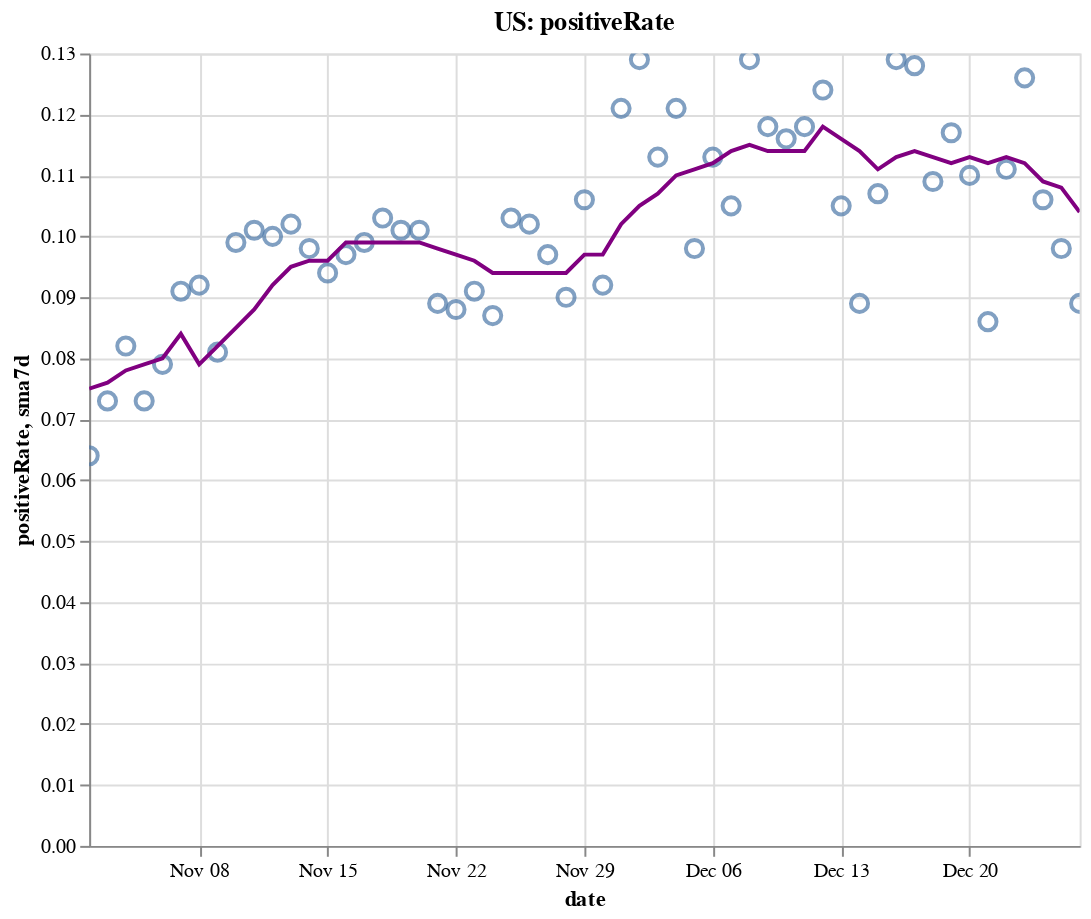

Source (notebook cell):
### Code cell
create_plot(us, 'positiveRate')

### Figure 1 — Vega-Lite specification as saved in the notebook (floating-point values rounded to 4 significant figures)
{"config": {"view": {"continuousWidth": 400, "continuousHeight": 300}}, "layer": [{"layer": [{"mark": {"type": "point", "size": 75}, "encoding": {"tooltip": [{"type": "temporal", "field": "date"}, {"type": "quantitative", "field": "positiveRate"}, {"type": "quantitative", "field": "sma7d"}], "x": {"type": "temporal", "field": "date"}, "y": {"type": "quantitative", "field": "positiveRate"}}, "selection": {"selector004": {"type": "interval", "bind": "scales", "encodings": ["x", "y"]}}}, {"mark": {"type": "line", "color": "purple"}, "encoding": {"x": {"type": "temporal", "field": "date"}, "y": {"type": "quantitative", "field": "sma7d"}}}]}, {"mark": {"type": "rule", "color": "#aaa"}, "encoding": {"x": {"type": "temporal", "field": "date"}}, "transform": [{"filter": {"selection": "selector003"}}]}, {"mark": "circle", "encoding": {"opacity": {"condition": {"value": 1, "selection": "selector003"}, "value": 0}, "tooltip": [{"type": "temporal", "field": "date"}, {"type": "quantitative", "field": "positiveRate"}, {"type": "quantitative", "field": "sma7d"}], "x": {"type": "temporal", "field": "date"}, "y": {"type": "quantitative", "field": "positiveRate"}}, "selection": {"selector003": {"type": "single", "encodings": ["x"], "on": "mouseover", "nearest": true, "empty": "none"}}}, {"mark": {"type": "text", "align": "left", "dx": 5, "dy": -5, "stroke": "white", "strokeWidth": 2}, "encoding": {"text": {"type": "quantitative", "field": "positiveRate"}, "tooltip": [{"type": "temporal", "field": "date"}, {"type": "quantitative", "field": "positiveRate"}, {"type": "quantitative", "field": "sma7d"}], "x": {"type": "temporal", "field": "date"}, "y": {"type": "quantitative", "field": "positiveRate"}}, "transform": [{"filter": {"selection": "selector003"}}]}, {"mark": {"type": "text", "align": "left", "dx": 5, "dy": -5}, "encoding": {"text": {"type": "quantitative", "field": "positiveRate"}, "tooltip": [{"type": "temporal", "field": "date"}, {"type": "quantitative", "field": "positiveRate"}, {"type": "quantitative", "field": "sma7d"}], "x": {"type": "temporal", "field": "date"}, "y": {"type": "quantitative", "field": "positiveRate"}}, "transform": [{"filter": {"selection": "selector003"}}]}], "data": {"name": "data-92b24622cd97f681edde7f0515413c22"}, "height": 400, "title": "US: positiveRate", "width": 500, "$schema": "https://vega.github.io/schema/vega-lite/v4.8.1.json", "datasets": {"data-92b24622cd97f681edde7f0515413c22": [{"date": "2020-11-02T00:00:00", "totalTestResultsIncrease": 1290000.0, "positiveIncrease": 83070.0, "death": 223500.0, "deathIncrease": 474.0, "positiveRate": 0.064, "state": "US", "sma7d": 0.075}, {"date": "2020-11-03T00:00:00", "totalTestResultsIncrease": 1219000.0, "positiveIncrease": 89370.0, "death": 225000.0, "deathIncrease": 1525.0, "positiveRate": 0.073, "state": "US", "sma7d": 0.076}, {"date": "2020-11-04T00:00:00", "totalTestResultsIncrease": 1278000.0, "positiveIncrease": 104600.0, "death": 226200.0, "deathIncrease": 1126.0, "positiveRate": 0.082, "state": "US", "sma7d": 0.078}, {"date": "2020-11-05T00:00:00", "totalTestResultsIncrease": 1611000.0, "positiveIncrease": 118200.0, "death": 227300.0, "deathIncrease": 1155.0, "positiveRate": 0.073, "state": "US", "sma7d": 0.079}, {"date": "2020-11-06T00:00:00", "totalTestResultsIncrease": 1619000.0, "positiveIncrease": 128300.0, "death": 228500.0, "deathIncrease": 1186.0, "positiveRate": 0.079, "state": "US", "sma7d": 0.08}, {"date": "2020-11-07T00:00:00", "totalTestResultsIncrease": 1448000.0, "positiveIncrease": 131200.0, "death": 229600.0, "deathIncrease": 1132.0, "positiveRate": 0.091, "state": "US", "sma7d": 0.084}, {"date": "2020-11-08T00:00:00", "totalTestResultsIncrease": 1219000.0, "positiveIncrease": 111700.0, "death": 230100.0, "deathIncrease": 501.0, "positiveRate": 0.092, "state": "US", "sma7d": 0.079}, {"date": "2020-11-09T00:00:00", "totalTestResultsIncrease": 1446000.0, "positiveIncrease": 117600.0, "death": 230700.0, "deathIncrease": 580.0, "positiveRate": 0.081, "state": "US", "sma7d": 0.082}, {"date": "2020-11-10T00:00:00", "totalTestResultsIncrease": 1344000.0, "positiveIncrease": 132500.0, "death": 232100.0, "deathIncrease": 1357.0, "positiveRate": 0.099, "state": "US", "sma7d": 0.085}, {"date": "2020-11-11T00:00:00", "totalTestResultsIncrease": 1462000.0, "positiveIncrease": 148200.0, "death": 233700.0, "deathIncrease": 1579.0, "positiveRate": 0.101, "state": "US", "sma7d": 0.088}, {"date": "2020-11-12T00:00:00", "totalTestResultsIncrease": 1569000.0, "positiveIncrease": 156600.0, "death": 234800.0, "deathIncrease": 1111.0, "positiveRate": 0.1, "state": "US", "sma7d": 0.092}, {"date": "2020-11-13T00:00:00", "totalTestResultsIncrease": 1705000.0, "positiveIncrease": 173300.0, "death": 236100.0, "deathIncrease": 1304.0, "positiveRate": 0.102, "state": "US", "sma7d": 0.095}, {"date": "2020-11-14T00:00:00", "totalTestResultsIncrease": 1704000.0, "positiveIncrease": 166600.0, "death": 237400.0, "deathIncrease": 1352.0, "positiveRate": 0.098, "state": "US", "sma7d": 0.096}, {"date": "2020-11-15T00:00:00", "totalTestResultsIncrease": 1552000.0, "positiveIncrease": 146200.0, "death": 238100.0, "deathIncrease": 708.0, "positiveRate": 0.094, "state": "US", "sma7d": 0.096}, {"date": "2020-11-16T00:00:00", "totalTestResultsIncrease": 1529000.0, "positiveIncrease": 149100.0, "death": 238700.0, "deathIncrease": 609.0, "positiveRate": 0.097, "state": "US", "sma7d": 0.099}, {"date": "2020-11-17T00:00:00", "totalTestResultsIncrease": 1603000.0, "positiveIncrease": 158500.0, "death": 240300.0, "deathIncrease": 1562.0, "positiveRate": 0.099, "state": "US", "sma7d": 0.099}, {"date": "2020-11-18T00:00:00", "totalTestResultsIncrease": 1618000.0, "positiveIncrease": 167000.0, "death": 242200.0, "deathIncrease": 1882.0, "positiveRate": 0.103, "state": "US", "sma7d": 0.099}, {"date": "2020-11-19T00:00:00", "totalTestResultsIncrease": 1848000.0, "positiveIncrease": 186600.0, "death": 244200.0, "deathIncrease": 2020.0, "positiveRate": 0.101, "state": "US", "sma7d": 0.099}, {"date": "2020-11-20T00:00:00", "totalTestResultsIncrease": 1946000.0, "positiveIncrease": 195900.0, "death": 246100.0, "deathIncrease": 1894.0, "positiveRate": 0.101, "state": "US", "sma7d": 0.099}, {"date": "2020-11-21T00:00:00", "totalTestResultsIncrease": 2047000.0, "positiveIncrease": 182800.0, "death": 247600.0, "deathIncrease": 1554.0, "positiveRate": 0.089, "state": "US", "sma7d": 0.098}, {"date": "2020-11-22T00:00:00", "totalTestResultsIncrease": 1752000.0, "positiveIncrease": 153400.0, "death": 248600.0, "deathIncrease": 917.0, "positiveRate": 0.088, "state": "US", "sma7d": 0.097}, {"date": "2020-11-23T00:00:00", "totalTestResultsIncrease": 1693000.0, "positiveIncrease": 153800.0, "death": 249400.0, "deathIncrease": 858.0, "positiveRate": 0.091, "state": "US", "sma7d": 0.096}, {"date": "2020-11-24T00:00:00", "totalTestResultsIncrease": 1882000.0, "positiveIncrease": 164400.0, "death": 251500.0, "deathIncrease": 2106.0, "positiveRate": 0.087, "state": "US", "sma7d": 0.094}, {"date": "2020-11-25T00:00:00", "totalTestResultsIncrease": 1824000.0, "positiveIncrease": 187100.0, "death": 253800.0, "deathIncrease": 2280.0, "positiveRate": 0.103, "state": "US", "sma7d": 0.094}, {"date": "2020-11-26T00:00:00", "totalTestResultsIncrease": 1267000.0, "positiveIncrease": 128700.0, "death": 255200.0, "deathIncrease": 1387.0, "positiveRate": 0.102, "state": "US", "sma7d": 0.094}, {"date": "2020-11-27T00:00:00", "totalTestResultsIncrease": 2032000.0, "positiveIncrease": 197200.0, "death": 256600.0, "deathIncrease": 1392.0, "positiveRate": 0.097, "state": "US", "sma7d": 0.094}, {"date": "2020-11-28T00:00:00", "totalTestResultsIncrease": 1673000.0, "positiveIncrease": 151200.0, "death": 257800.0, "deathIncrease": 1251.0, "positiveRate": 0.09, "state": "US", "sma7d": 0.094}, {"date": "2020-11-29T00:00:00", "totalTestResultsIncrease": 1285000.0, "positiveIncrease": 136200.0, "death": 258700.0, "deathIncrease": 823.0, "positiveRate": 0.106, "state": "US", "sma7d": 0.097}, {"date": "2020-11-30T00:00:00", "totalTestResultsIncrease": 1606000.0, "positiveIncrease": 148600.0, "death": 259700.0, "deathIncrease": 1035.0, "positiveRate": 0.092, "state": "US", "sma7d": 0.097}, {"date": "2020-12-01T00:00:00", "totalTestResultsIncrease": 1471000.0, "positiveIncrease": 178200.0, "death": 262200.0, "deathIncrease": 2506.0, "positiveRate": 0.121, "state": "US", "sma7d": 0.102}, {"date": "2020-12-02T00:00:00", "totalTestResultsIncrease": 1556000.0, "positiveIncrease": 201200.0, "death": 265000.0, "deathIncrease": 2804.0, "positiveRate": 0.129, "state": "US", "sma7d": 0.105}, {"date": "2020-12-03T00:00:00", "totalTestResultsIncrease": 1894000.0, "positiveIncrease": 213600.0, "death": 267800.0, "deathIncrease": 2825.0, "positiveRate": 0.113, "state": "US", "sma7d": 0.107}, {"date": "2020-12-04T00:00:00", "totalTestResultsIncrease": 1901000.0, "positiveIncrease": 229200.0, "death": 270400.0, "deathIncrease": 2573.0, "positiveRate": 0.121, "state": "US", "sma7d": 0.11}, {"date": "2020-12-05T00:00:00", "totalTestResultsIncrease": 2210000.0, "positiveIncrease": 216700.0, "death": 272900.0, "deathIncrease": 2480.0, "positiveRate": 0.098, "state": "US", "sma7d": 0.111}, {"date": "2020-12-06T00:00:00", "totalTestResultsIncrease": 1600000.0, "positiveIncrease": 181200.0, "death": 274000.0, "deathIncrease": 1145.0, "positiveRate": 0.113, "state": "US", "sma7d": 0.112}, {"date": "2020-12-07T00:00:00", "totalTestResultsIncrease": 1718000.0, "positiveIncrease": 180900.0, "death": 275300.0, "deathIncrease": 1297.0, "positiveRate": 0.105, "state": "US", "sma7d": 0.114}, {"date": "2020-12-08T00:00:00", "totalTestResultsIncrease": 1672000.0, "positiveIncrease": 215100.0, "death": 278000.0, "deathIncrease": 2703.0, "positiveRate": 0.129, "state": "US", "sma7d": 0.115}, {"date": "2020-12-09T00:00:00", "totalTestResultsIncrease": 1811000.0, "positiveIncrease": 214200.0, "death": 281200.0, "deathIncrease": 3164.0, "positiveRate": 0.118, "state": "US", "sma7d": 0.114}, {"date": "2020-12-10T00:00:00", "totalTestResultsIncrease": 1890000.0, "positiveIncrease": 219000.0, "death": 284300.0, "deathIncrease": 3115.0, "positiveRate": 0.116, "state": "US", "sma7d": 0.114}, {"date": "2020-12-11T00:00:00", "totalTestResultsIncrease": 1990000.0, "positiveIncrease": 234800.0, "death": 287100.0, "deathIncrease": 2749.0, "positiveRate": 0.118, "state": "US", "sma7d": 0.114}, {"date": "2020-12-12T00:00:00", "totalTestResultsIncrease": 1811000.0, "positiveIncrease": 224500.0, "death": 289600.0, "deathIncrease": 2494.0, "positiveRate": 0.124, "state": "US", "sma7d": 0.118}, {"date": "2020-12-13T00:00:00", "totalTestResultsIncrease": 1762000.0, "positiveIncrease": 185800.0, "death": 291000.0, "deathIncrease": 1494.0, "positiveRate": 0.105, "state": "US", "sma7d": 0.116}, {"date": "2020-12-14T00:00:00", "totalTestResultsIncrease": 2159000.0, "positiveIncrease": 192500.0, "death": 292400.0, "deathIncrease": 1358.0, "positiveRate": 0.089, "state": "US", "sma7d": 0.114}, {"date": "2020-12-15T00:00:00", "totalTestResultsIncrease": 1782000.0, "positiveIncrease": 189800.0, "death": 295400.0, "deathIncrease": 2971.0, "positiveRate": 0.107, "state": "US", "sma7d": 0.111}, {"date": "2020-12-16T00:00:00", "totalTestResultsIncrease": 1792000.0, "positiveIncrease": 231700.0, "death": 298800.0, "deathIncrease": 3448.0, "positiveRate": 0.129, "state": "US", "sma7d": 0.113}, {"date": "2020-12-17T00:00:00", "totalTestResultsIncrease": 1873000.0, "positiveIncrease": 240200.0, "death": 302300.0, "deathIncrease": 3438.0, "positiveRate": 0.128, "state": "US", "sma7d": 0.114}, {"date": "2020-12-18T00:00:00", "totalTestResultsIncrease": 2198000.0, "positiveIncrease": 239200.0, "death": 305100.0, "deathIncrease": 2866.0, "positiveRate": 0.109, "state": "US", "sma7d": 0.113}, {"date": "2020-12-19T00:00:00", "totalTestResultsIncrease": 1740000.0, "positiveIncrease": 202800.0, "death": 307800.0, "deathIncrease": 2723.0, "positiveRate": 0.117, "state": "US", "sma7d": 0.112}, {"date": "2020-12-20T00:00:00", "totalTestResultsIncrease": 1782000.0, "positiveIncrease": 196000.0, "death": 309500.0, "deathIncrease": 1633.0, "positiveRate": 0.11, "state": "US", "sma7d": 0.113}, {"date": "2020-12-21T00:00:00", "totalTestResultsIncrease": 2076000.0, "positiveIncrease": 178200.0, "death": 311000.0, "deathIncrease": 1485.0, "positiveRate": 0.086, "state": "US", "sma7d": 0.112}, {"date": "2020-12-22T00:00:00", "totalTestResultsIncrease": 1708000.0, "positiveIncrease": 189900.0, "death": 314100.0, "deathIncrease": 3166.0, "positiveRate": 0.111, "state": "US", "sma7d": 0.113}, {"date": "2020-12-23T00:00:00", "totalTestResultsIncrease": 1749000.0, "positiveIncrease": 220800.0, "death": 317500.0, "deathIncrease": 3379.0, "positiveRate": 0.126, "state": "US", "sma7d": 0.112}, {"date": "2020-12-24T00:00:00", "totalTestResultsIncrease": 1907000.0, "positiveIncrease": 202600.0, "death": 320500.0, "deathIncrease": 2938.0, "positiveRate": 0.106, "state": "US", "sma7d": 0.109}, {"date": "2020-12-25T00:00:00", "totalTestResultsIncrease": 1273000.0, "positiveIncrease": 124500.0, "death": 322000.0, "deathIncrease": 1541.0, "positiveRate": 0.098, "state": "US", "sma7d": 0.108}, {"date": "2020-12-26T00:00:00", "totalTestResultsIncrease": 2116000.0, "positiveIncrease": 188900.0, "death": 323200.0, "deathIncrease": 1408.0, "positiveRate": 0.089, "state": "US", "sma7d": 0.104}]}}
